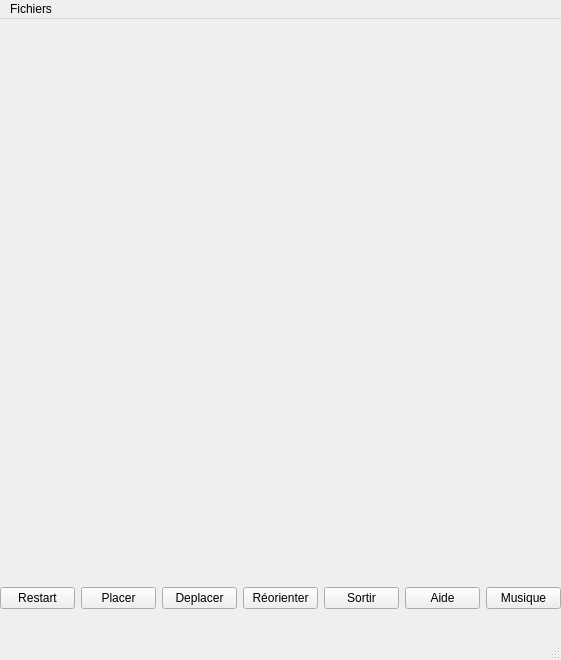
<?xml version="1.0" encoding="UTF-8"?>
<ui version="4.0">
 <class>principale_ihm</class>
 <widget class="QMainWindow" name="principale_ihm">
  <property name="geometry">
   <rect>
    <x>0</x>
    <y>0</y>
    <width>561</width>
    <height>660</height>
   </rect>
  </property>
  <property name="windowTitle">
   <string>Royaume de Siam</string>
  </property>
  <property name="windowIcon">
   <iconset>
    <normaloff>../Téléchargements/logo.png</normaloff>../Téléchargements/logo.png</iconset>
  </property>
  <widget class="QWidget" name="centralwidget">
   <widget class="QWidget" name="conteneur" native="true">
    <property name="geometry">
     <rect>
      <x>0</x>
      <y>0</y>
      <width>561</width>
      <height>561</height>
     </rect>
    </property>
   </widget>
   <widget class="QWidget" name="layoutWidget">
    <property name="geometry">
     <rect>
      <x>0</x>
      <y>560</y>
      <width>561</width>
      <height>38</height>
     </rect>
    </property>
    <layout class="QHBoxLayout" name="horizontalLayout">
     <item>
      <widget class="QPushButton" name="bouton_rec">
       <property name="text">
        <string>Restart</string>
       </property>
      </widget>
     </item>
     <item>
      <widget class="QPushButton" name="bouton_pla">
       <property name="text">
        <string>Placer</string>
       </property>
      </widget>
     </item>
     <item>
      <widget class="QPushButton" name="bouton_dep">
       <property name="text">
        <string>Deplacer</string>
       </property>
      </widget>
     </item>
     <item>
      <widget class="QPushButton" name="bouton_ori">
       <property name="mouseTracking">
        <bool>false</bool>
       </property>
       <property name="text">
        <string>Réorienter</string>
       </property>
      </widget>
     </item>
     <item>
      <widget class="QPushButton" name="bouton_sor">
       <property name="text">
        <string>Sortir</string>
       </property>
      </widget>
     </item>
     <item>
      <widget class="QPushButton" name="bouton_aid">
       <property name="text">
        <string>Aide</string>
       </property>
      </widget>
     </item>
     <item>
      <widget class="QPushButton" name="bouton_mus">
       <property name="text">
        <string>Musique</string>
       </property>
      </widget>
     </item>
    </layout>
   </widget>
  </widget>
  <widget class="QMenuBar" name="menubar">
   <property name="geometry">
    <rect>
     <x>0</x>
     <y>0</y>
     <width>561</width>
     <height>28</height>
    </rect>
   </property>
   <widget class="QMenu" name="menuFichiers">
    <property name="title">
     <string>Fichiers</string>
    </property>
    <addaction name="actionQuitter"/>
   </widget>
   <addaction name="menuFichiers"/>
  </widget>
  <widget class="QStatusBar" name="statusbar"/>
  <action name="actionQuitter">
   <property name="text">
    <string>Quitter</string>
   </property>
   <property name="shortcut">
    <string>Ctrl+Q</string>
   </property>
  </action>
 </widget>
 <resources/>
 <connections>
  <connection>
   <sender>actionQuitter</sender>
   <signal>triggered()</signal>
   <receiver>principale_ihm</receiver>
   <slot>close()</slot>
   <hints>
    <hint type="sourcelabel">
     <x>-1</x>
     <y>-1</y>
    </hint>
    <hint type="destinationlabel">
     <x>399</x>
     <y>299</y>
    </hint>
   </hints>
  </connection>
 </connections>
</ui>
